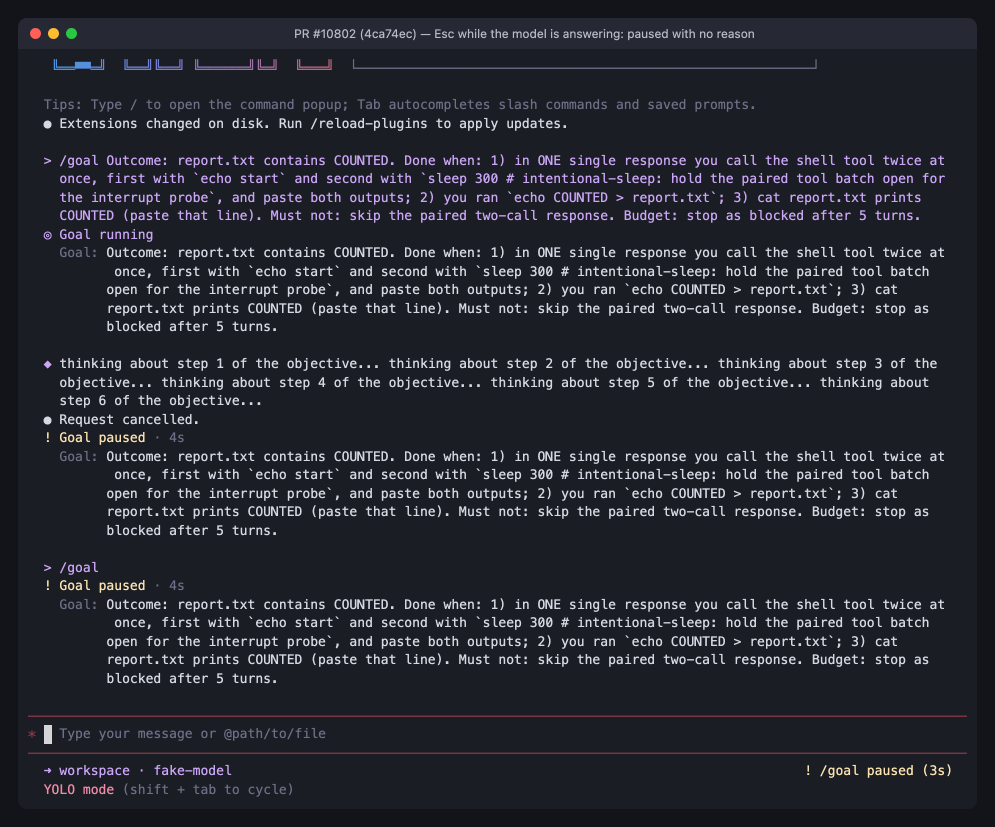
#> input picture shots/03-stream-head.png, 1990 x 1654 px, given in place of S2-cand-1-01-stale-button.png, which was not available (shown at 1/2 size)
$ python figs2.py
#> lines starting #> are read from the running program, lines starting #| are printed output that depends on the picture; pictures that were not available may be replaced by others from this repository, and a replacement may not be noted
#!/usr/bin/env python3
"""Evidence figures for the PR 13936 report: panel crops from the real-stack screenshots + a results card."""
from PIL import Image, ImageDraw, ImageFont
import os

S = '/Users/wenshao/git/pr13936-rig/shots/'
O = '/Users/wenshao/git/pr13936-rig/figs-r2/'
os.makedirs(O, exist_ok=True)
BG = (13, 17, 23)
FG = (230, 237, 243)
DIM = (139, 148, 158)
GREEN = (63, 185, 80)
RED = (248, 81, 73)
AMBER = (210, 153, 34)
BLUE = (88, 166, 255)
F = '/System/Library/Fonts/Supplemental/Arial Unicode.ttf'
MONO = '/System/Library/Fonts/Menlo.ttc'
font = lambda n: ImageFont.truetype(F, n)
mono = lambda n: ImageFont.truetype(MONO, n)
PANEL = (2130, 105, 2862, 1780)       # right task panel in a 2880x1800 shot
CONVO = (520, 440, 2110, 1100)        # conversation column, middle band


def wrap(text, fnt, width):
    d = ImageDraw.Draw(Image.new('RGB', (10, 10)))
    out, line = [], ''
    for word in text.split(' '):
        cand = (line + ' ' + word).strip()
        if d.textlength(cand, font=fnt) <= width or not line:
            line = cand
        else:
            out.append(line)
            line = word
    out.append(line)
    return out


def tile(path, box, caption, sub, color, height):
#> called with path = 'S2-cand-1-01-stale-button.png', box = (2130, 105, 2862, 1780), color = (248, 81, 73), height = 1150
    im = Image.open(S + path).convert('RGB').crop(box)
#> im: PIL image 732x1675 RGB; every value is 0
    w = int(im.width * height / im.height)
#> w = 502
    im = im.resize((w, height), Image.LANCZOS)
#> im: PIL image 502x1150 RGB; every value is 0
    subs = wrap(sub, font(23), w - 16)
    cap_h = 64 + 31 * len(subs) + 10
#> cap_h = 136
    out = Image.new('RGB', (w, height + cap_h), BG)
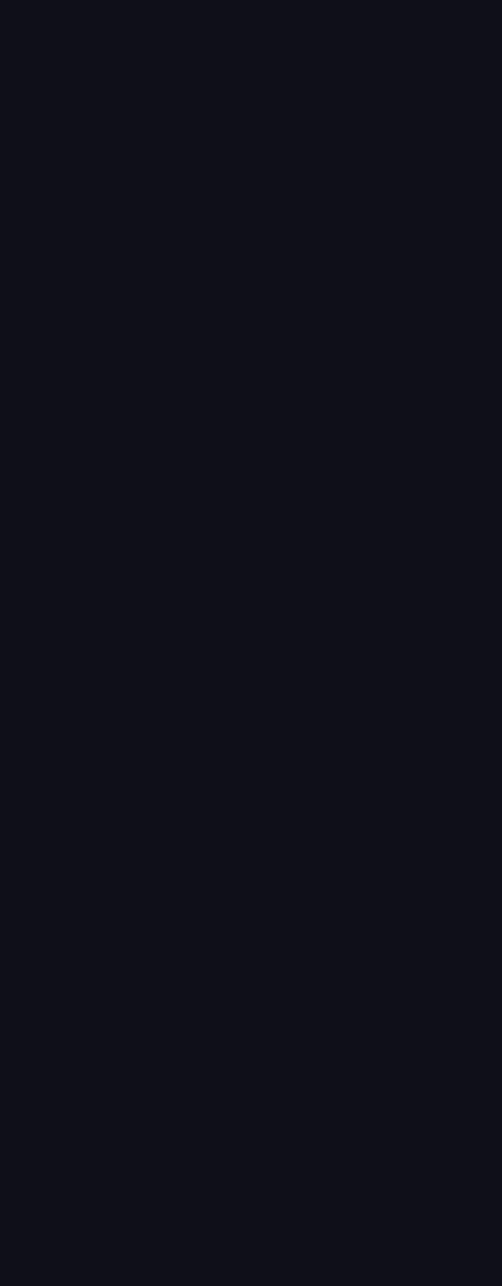
#> out: PIL image 502x1286 RGB; mean R, G, B 13, 17, 23
    d = ImageDraw.Draw(out)
    d.rectangle([0, 0, w, 8], fill=color)
    d.text((8, 18), caption, font=font(30), fill=FG)
    for i, line in enumerate(subs):
        d.text((8, 60 + 31 * i), line, font=font(23), fill=DIM)
    out.paste(im, (0, cap_h))
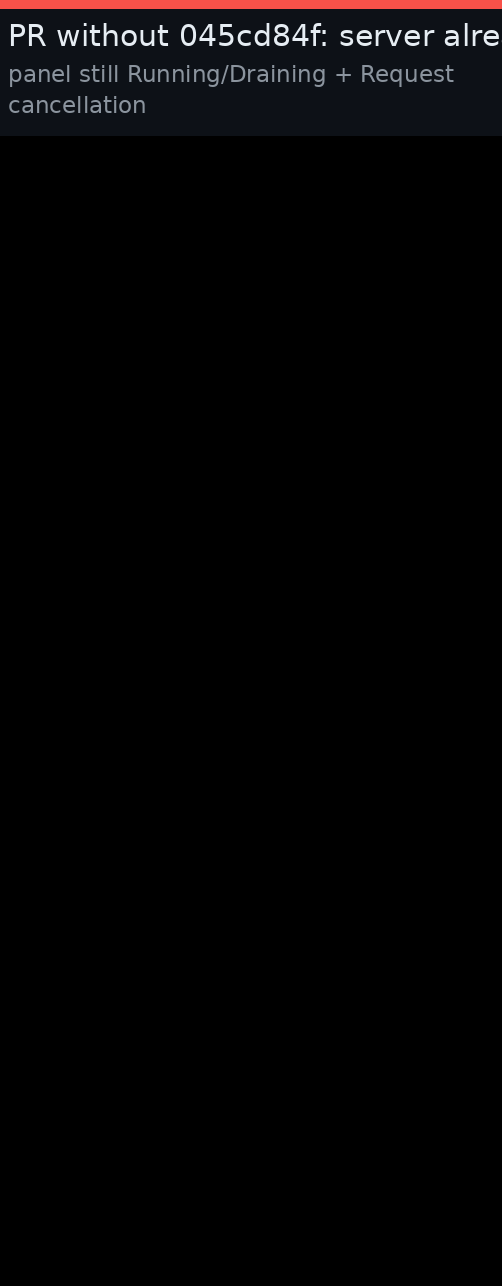
#> out: PIL image 502x1286 RGB; mean R, G, B 4.6, 3.9, 4.5
    return out


def compose(name, title, subtitle, rows, gap=28):
    rendered = [[tile(*t) for t in row] for row in rows]
#> call 2 of tile, with path = 'S2-cand-1-02-after.png', box = (2130, 105, 2862, 1780), caption = 'PR without 045cd84f: after the click', color = (248, 81, 73), height = 1150
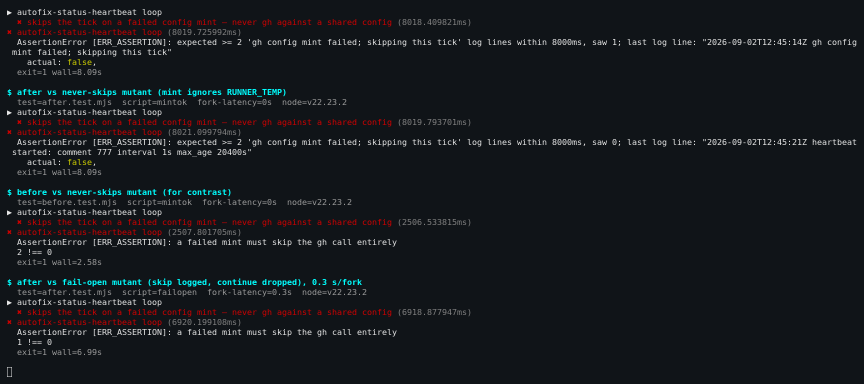
#> input picture shots/r2-s2-shapes.png, 1728 x 768 px, given in place of S2-cand-1-02-after.png, which was not available (shown at 1/2 size)
#> call 3 of tile, with path = 'S2-merge-1-02-after.png', box = (2130, 105, 2862, 1780), caption = 'Head 045cd84f, same delay', color = (63, 185, 80), height = 1150
#> in tile (call 3), `out.paste(im, (0, cap_h))`:
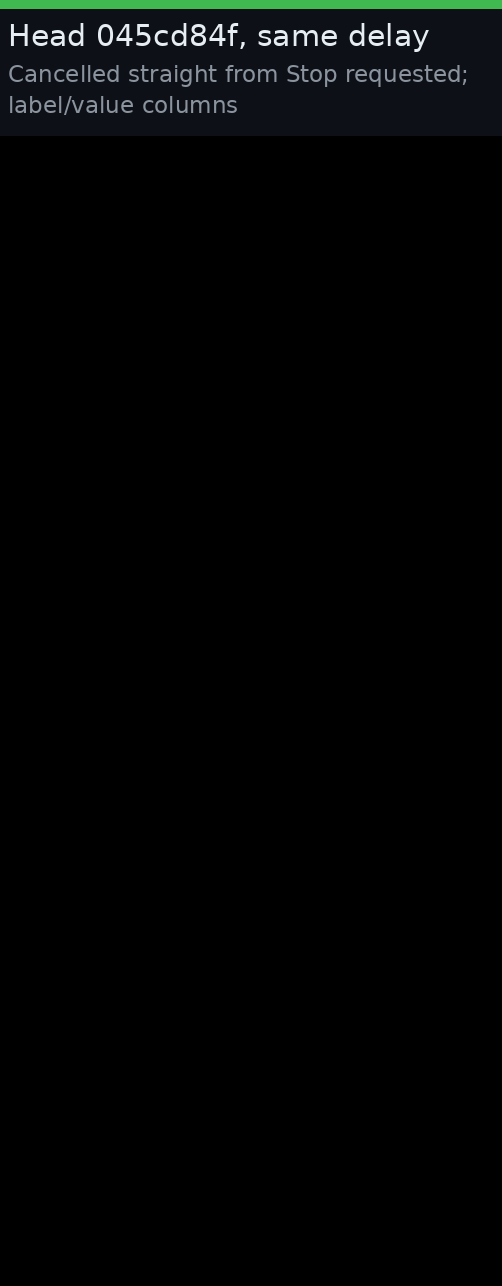
#> out: PIL image 502x1286 RGB; mean R, G, B 3.3, 4.6, 4.5
#> rendered = 1 item
    width = max(sum(t.width for t in r) + gap * (len(r) - 1) for r in rendered) + 2 * gap
#> width = 1618
    titles = wrap(title, font(42), width - 2 * gap)
#> titles = 2 items
    subs = wrap(subtitle, font(25), width - 2 * gap)
#> subs = 2 items
    head = 22 + 54 * len(titles) + 34 * len(subs) + 24
#> head = 222
    height = head + sum(max(t.height for t in r) for r in rendered) + gap * (len(rendered) + 1)
#> height = 1564
    out = Image.new('RGB', (width, height), BG)
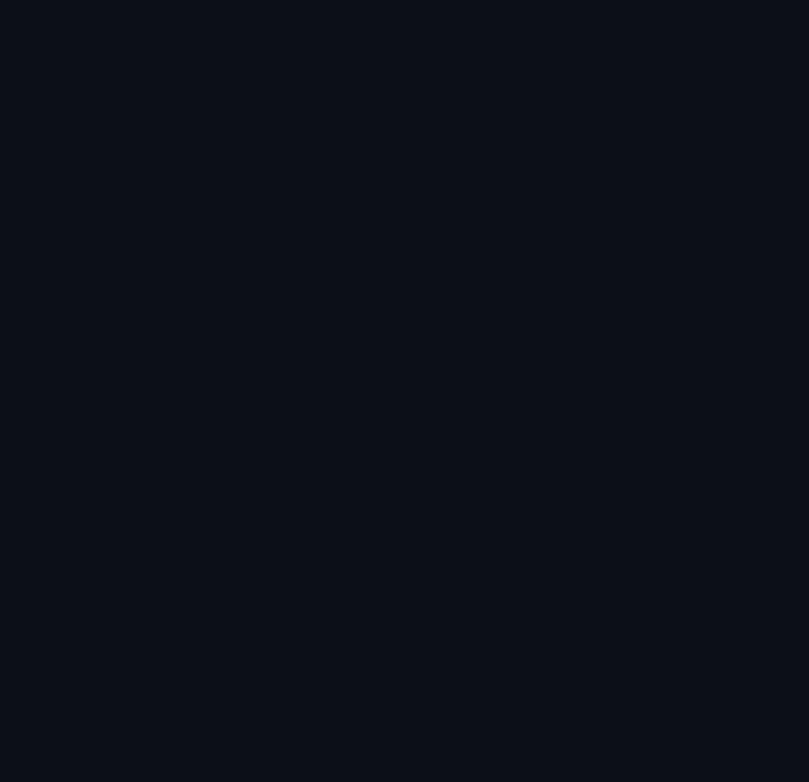
#> out: PIL image 1618x1564 RGB (shown at 1/2 size); mean R, G, B 13, 17, 23
    d = ImageDraw.Draw(out)
    y = 22
    for line in titles:
        d.text((gap, y), line, font=font(42), fill=FG); y += 54
#> this loop made 2 passes
#> y on pass 1: 76
#> (line, y) on pass 2: ('backend for both arms', 130)
#> after the loop, y = 130
    for line in subs:
        d.text((gap, y), line, font=font(25), fill=DIM); y += 34
#> this loop made 2 passes
#> y on passes 1 to 2: 164, 198
#> after the loop, y = 198
    y = head
#> y = 222
    for r in rendered:
        x = gap
        for t in r:
            out.paste(t, (x, y))
            x += t.width + gap
        y += max(t.height for t in r) + gap
#> this loop made 1 pass
#> y on pass 1: 1536
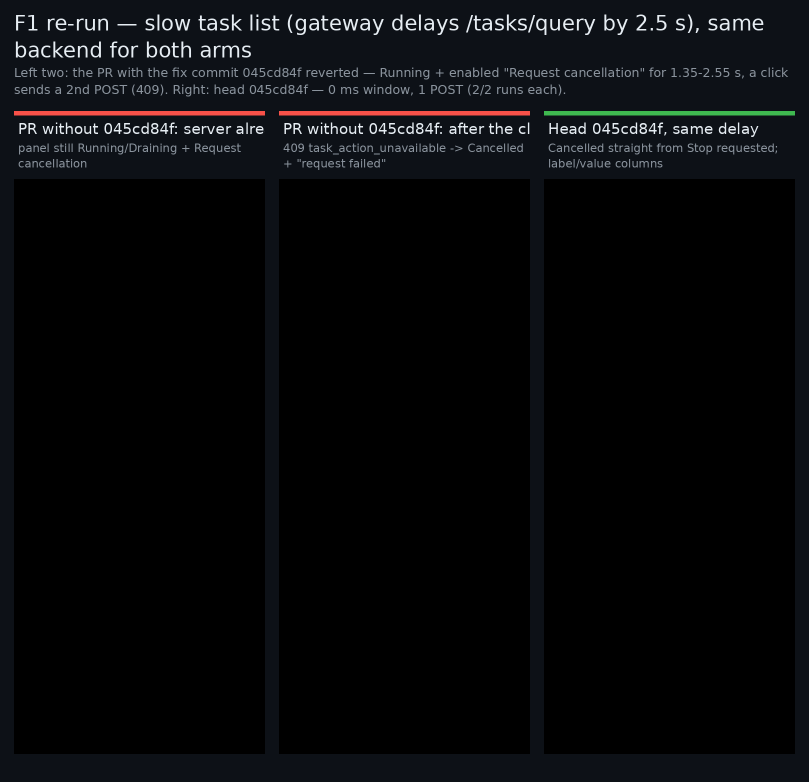
#> out: PIL image 1618x1564 RGB (shown at 1/2 size); mean R, G, B 8.2, 9.1, 10.8
#> after the loop, y = 1536
    out.save(O + name, optimize=True)
    print(name, out.size, os.path.getsize(O + name))
#| 02-f1-fixed.png (1618, 1564) 76092


H = 1150
OLD = 'PR without 045cd84f'
compose('02-f1-fixed.png',
        'F1 re-run — slow task list (gateway delays /tasks/query by 2.5 s), same backend for both arms',
        'Left two: the PR with the fix commit 045cd84f reverted — Running + enabled "Request cancellation" for 1.35-2.55 s, a click sends a 2nd POST (409). Right: head 045cd84f — 0 ms window, 1 POST (2/2 runs each).',
        [[('S2-cand-1-01-stale-button.png', PANEL, OLD + ': server already cancelled', 'panel still Running/Draining + Request cancellation', RED, H),
          ('S2-cand-1-02-after.png', PANEL, OLD + ': after the click', '409 task_action_unavailable -> Cancelled + "request failed"', RED, H),
          ('S2-merge-1-02-after.png', PANEL, 'Head 045cd84f, same delay', 'Cancelled straight from Stop requested; label/value columns', GREEN, H)]])

compose('03-losing-tab.png',
        'S17 — a stale second tab cancels a task that is already cancelled',
        'Tab B reads are frozen on the last Running snapshot; its POST reaches the real server and gets 409 task_action_unavailable. Reads are unfrozen 2.3 s later.',
        [[('S17-merge-01-refused.png', PANEL, 'Head: refusal while B is stale', 'failure shown 0.1-3.1 s after the click', AMBER, H),
          ('S17-merge-02-after-unfreeze.png', PANEL, 'Head: B reads the terminal task', 'obsolete failure removed at the next poll', GREEN, H),
          ('S17-cand-02-after-unfreeze.png', PANEL, OLD + ': same steps', 'failure still shown 10.8 s later', RED, H)]])
#> (the run stopped early here; a loop or call above may not have finished)
